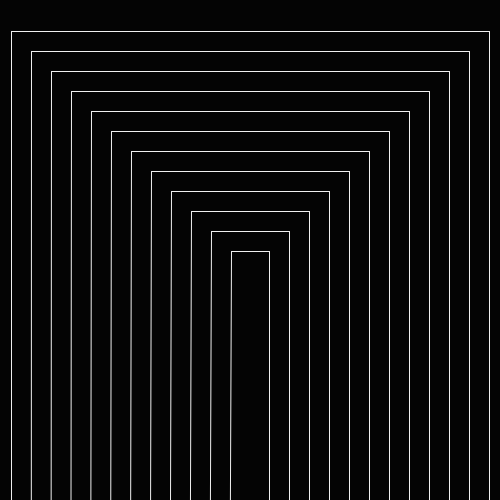
Frame 1 (no input)
Frame 60 (the mouse pressed at the canvas centre just before this capture): identical to frame 1, image omitted
Frame 120 (the mouse held since frame 60 and released just before this capture): identical to frame 1, image omitted

The Processing sketch that drew this single still picture (run headless with seeded random() and noise(); from frame 60 on, the mouse is pressed at the canvas centre):

// Processing sketch: davidsketch_240131a_lineart3
// ── davidsketch_240131a_lineart3.pde
//inspired by Lygia Pape
//Tecelar - 1957 https://www.wikiart.org/en/lygia-pape/tecelar-1957
//code runs at start
void setup(){
  //set size to 500,500
  size(500,500);
  //set stroke to white 
  stroke(240);
}
//code runs every frame
void draw(){
  //set background to black
 background(4);
 //translate to 250,250
 translate(250,250);
 //loop that makes a open rectangles and expands it
 for (int i = 1; i<240; i+=20){
 line(-240 + i,-220 + i,240 - i,-220 + i);
 line(-240 + i,-220 + i,-240 - i,99999 + i);
 line(240 - i,-220 + i,240 - i,99999 + i);
 }
}

//code runs when mouse is pressed
void mousePressed(){
  //save as png
  save(this+".png");
}
